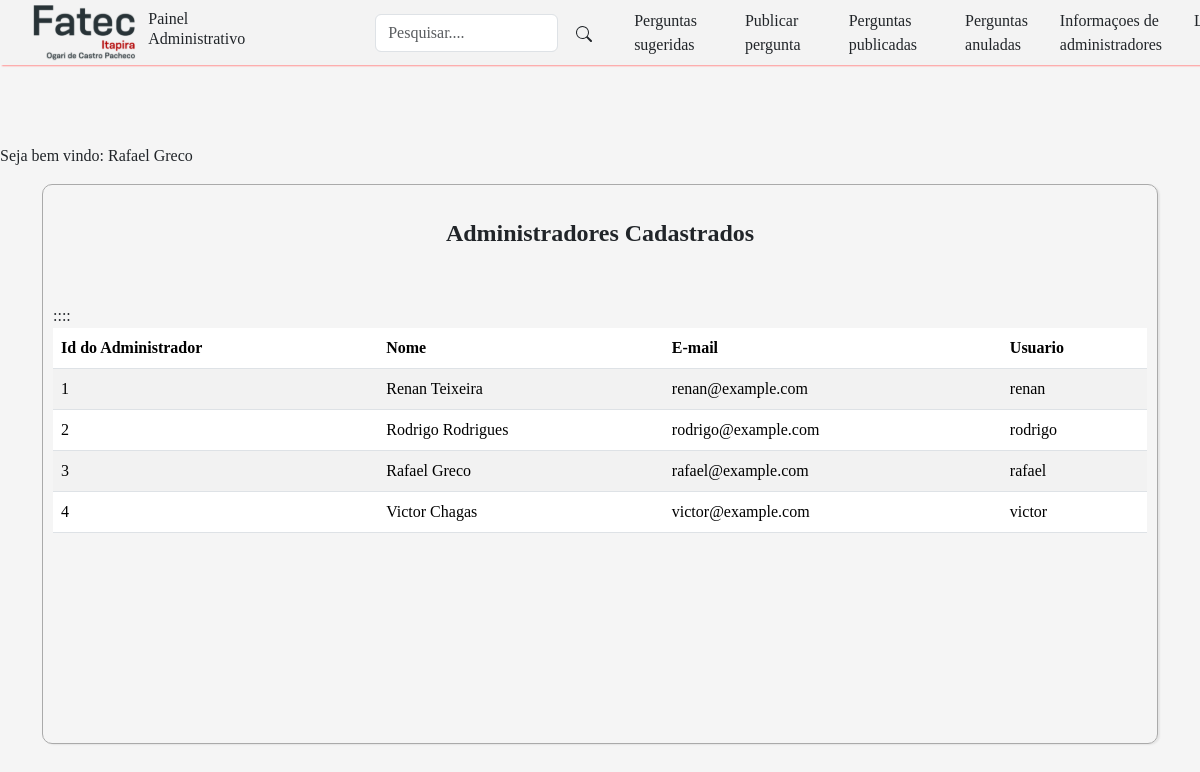
The page /view/listar_adm.php (signed in) on the database its author committed.
### tables this page shows
CREATE TABLE tb_adm (
    adm_id INT AUTO_INCREMENT NOT NULL PRIMARY KEY,
    adm_nome VARCHAR(255) NOT NULL,
    adm_email VARCHAR(100) UNIQUE NOT NULL,
    usuario VARCHAR(50) UNIQUE NOT NULL,
    senha VARCHAR(50) NOT NULL
);

### view/listar_adm.php (the view, shortened to what this page needs)
<?php
if (isset($_SESSION['nome_adm_logado'])) {
    $nome_adm = $_SESSION['nome_adm_logado'];
} else {
    header('Location: ../login.html');
    exit();
    echo "Sessão não iniciada.";
}
require_once "../class/admin.php";
require_once "../conexao.php";
if(!empty($_GET['search']))
{
    $data = $_GET['search'];
    $sql = "SELECT * FROM tb_adm WHERE (adm_id LIKE '%$data%'  or adm_nome LIKE '%$data%' or adm_email LIKE '%$data%' or usuario LIKE '%$data%' ) ORDER BY adm_id";
}
else
{
    $sql ="SELECT * FROM tb_adm ORDER BY adm_id ";
}
$result = $conexao->query($sql);
?>
<!DOCTYPE html>
<html lang="pt-BR">
<head>
    <link href="https://cdn.jsdelivr.net/npm/bootstrap@5.3.2/dist/css/bootstrap.min.css" rel="stylesheet">
    <link href="../css/areaadmin.css" rel="stylesheet">
</head>
<body>
<header>
        <nav class="navbar navbar-expand-lg fixed-top" >
            <img class="logo" src="../img/FATEC.svg">
                <div class="container ">
                <h2 class="nav-link text-light text-dark">Painel Administrativo</h2>
                <div class="box-search">
                <input type="search" class="form-control w=25" id="pesquisar" placeholder="Pesquisar...." onkeydown="handleKeyPress(event)">
                    <button class="btn" onclick="searchData()" style="margin-left:5px;">
                    </button>
                </div>
                <div class="collapse navbar-collapse  " id="navbarNav">
                <ul class="navbar-nav">
                        <li class="nav-item mx-3" >
                            <a class="nav-link text-dark" href="listar_pergunta_sugerida.php">Perguntas sugeridas</a>
                        </li>
                        <li class="nav-item mx-3">
                            <a class="nav-link text-dark" href="form_nova_pergunta.php">Publicar pergunta</a>
                        </li>
                        <li class="nav-item mx-3">
                            <a class="nav-link text-dark" href="listar_pergunta_publicada.php">Perguntas publicadas</a>
                        </li>
                        <li class="nav-item mx-3">
                            <a class="nav-link text-dark" href="listar_pergunta_anulada.php">Perguntas anuladas</a>
                        </li>
                            <a class="nav-link text-dark" href="listar_adm.php">Informaçoes de administradores</a>
                        <li class="nav-item mx-3">
                            <a class="nav-link text-dark" href="?logout=true"> Logout</a>
                        </li>
                    </ul>
                    </div>
            </div>
        </nav>
    </header>
    <br><br><br><br><br><br>
    <?php echo "<p>Seja bem vindo: $nome_adm</p>" ?>
    <main>
        <div class="container">
            <div class="table-container">
                <table class="table table-striped bg-light">
                    <thead>
                        <br>
                        <h4>Administradores Cadastrados</h4>
                        <br><br>
                        <tr>
                            <th>Id do Administrador</th>
                            <th>Nome</th>
                            <th>E-mail</th>
                            <th>Usuario</th>
                        </tr>
                    </thead>
                        <tbody>
                        <?php
                        while($user_data = $result-> fetch(PDO::FETCH_ASSOC))
                        {
                            echo"<tr>:";
                            echo"<td>".$user_data['adm_id']."</td>";
                            echo"<td>".$user_data['adm_nome']."</td>";
                            echo"<td>".$user_data['adm_email']."</td>";
                            echo"<td>".$user_data['usuario']."</td>";
                        }
                    ?>
                        </tbody>
                </table>
            </div>
        </div>
        <br><br>
    </main>
</body>
</html>

### css/areaadmin.css (style rules this page uses)
body { background-color:#F5F5F5; font-family: Tahoma; }
nav { height: 65px;background-color:#F3F3F3; box-shadow:2px 1px 1.5px #FF9393; }
.table-container { height: 70vh; overflow-x: auto; border: solid 0.5px #AAAAAA; border-radius: 10px; box-shadow:2px 1px 1.5px #E5E5E5; padding: 10px; }
th { padding:10px; }
h4 { text-align: center;font-weight: bold; }
h2 { font-size: 20px;margin-right: 125px; }
.box-search { display:flex; padding:5px; width:500px; align-items: center; }
.logo { margin-left: 33px;height: 65px;margin-top: 10px; }

### rows shown on the page
tb_adm: adm_id "1", adm_nome "Renan Teixeira", adm_email "renan@example.com", usuario "renan"
tb_adm: adm_id "2", adm_nome "Rodrigo Rodrigues", adm_email "rodrigo@example.com", usuario "rodrigo"
tb_adm: adm_id "3", adm_nome "Rafael Greco", adm_email "rafael@example.com", usuario "rafael"
tb_adm: adm_id "4", adm_nome "Victor Chagas", adm_email "victor@example.com", usuario "victor"

### other values the page prints
$nome_adm "Rafael Greco"
